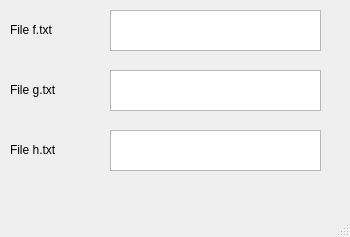
<?xml version="1.0" encoding="UTF-8"?>
<ui version="4.0">
 <class>MainWindow</class>
 <widget class="QMainWindow" name="MainWindow">
  <property name="geometry">
   <rect>
    <x>0</x>
    <y>0</y>
    <width>350</width>
    <height>237</height>
   </rect>
  </property>
  <property name="windowTitle">
   <string>MainWindow</string>
  </property>
  <widget class="QWidget" name="centralwidget">
   <widget class="QTextEdit" name="textEdit">
    <property name="geometry">
     <rect>
      <x>110</x>
      <y>10</y>
      <width>211</width>
      <height>41</height>
     </rect>
    </property>
   </widget>
   <widget class="QTextEdit" name="textEdit_2">
    <property name="geometry">
     <rect>
      <x>110</x>
      <y>70</y>
      <width>211</width>
      <height>41</height>
     </rect>
    </property>
   </widget>
   <widget class="QLabel" name="label">
    <property name="geometry">
     <rect>
      <x>10</x>
      <y>20</y>
      <width>63</width>
      <height>20</height>
     </rect>
    </property>
    <property name="text">
     <string>File f.txt</string>
    </property>
   </widget>
   <widget class="QLabel" name="label_2">
    <property name="geometry">
     <rect>
      <x>10</x>
      <y>80</y>
      <width>63</width>
      <height>20</height>
     </rect>
    </property>
    <property name="text">
     <string>File g.txt</string>
    </property>
   </widget>
   <widget class="QTextEdit" name="textEdit_3">
    <property name="geometry">
     <rect>
      <x>110</x>
      <y>130</y>
      <width>211</width>
      <height>41</height>
     </rect>
    </property>
   </widget>
   <widget class="QLabel" name="label_3">
    <property name="geometry">
     <rect>
      <x>10</x>
      <y>140</y>
      <width>63</width>
      <height>20</height>
     </rect>
    </property>
    <property name="text">
     <string>File h.txt</string>
    </property>
   </widget>
  </widget>
  <widget class="QMenuBar" name="menubar">
   <property name="geometry">
    <rect>
     <x>0</x>
     <y>0</y>
     <width>350</width>
     <height>25</height>
    </rect>
   </property>
  </widget>
  <widget class="QStatusBar" name="statusbar"/>
 </widget>
 <resources/>
 <connections/>
</ui>
